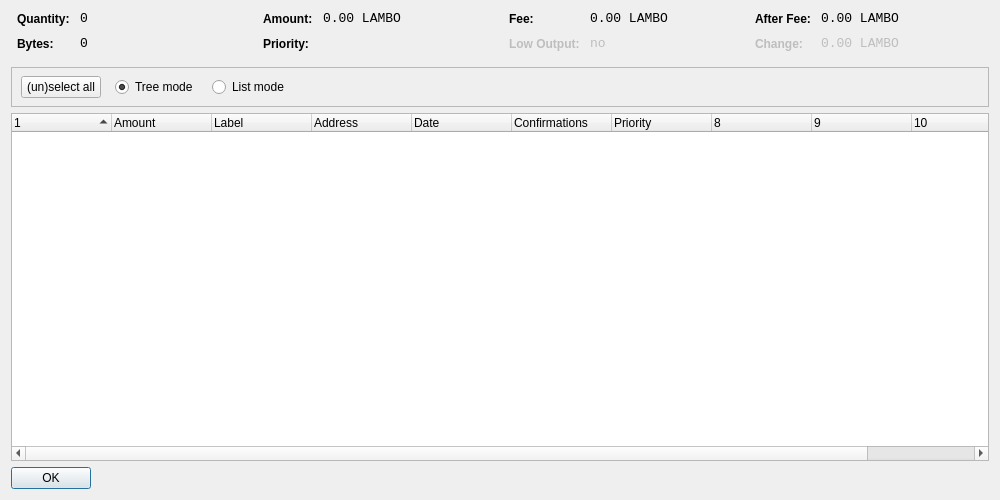
<?xml version="1.0" encoding="UTF-8"?>
<ui version="4.0">
 <class>CoinControlDialog</class>
 <widget class="QDialog" name="CoinControlDialog">
  <property name="geometry">
   <rect>
    <x>0</x>
    <y>0</y>
    <width>1000</width>
    <height>500</height>
   </rect>
  </property>
  <property name="windowTitle">
   <string>Coin Control</string>
  </property>
  <layout class="QVBoxLayout" name="verticalLayout">
   <item>
    <layout class="QHBoxLayout" name="horizontalLayoutTop" stretch="0,0,0,0">
     <property name="topMargin">
      <number>0</number>
     </property>
     <property name="bottomMargin">
      <number>10</number>
     </property>
     <item>
      <layout class="QFormLayout" name="formLayoutCoinControl1">
       <property name="horizontalSpacing">
        <number>10</number>
       </property>
       <property name="verticalSpacing">
        <number>10</number>
       </property>
       <property name="leftMargin">
        <number>6</number>
       </property>
       <property name="rightMargin">
        <number>6</number>
       </property>
       <item row="0" column="0">
        <widget class="QLabel" name="labelCoinControlQuantityText">
         <property name="styleSheet">
          <string notr="true">font-weight:bold;</string>
         </property>
         <property name="text">
          <string>Quantity:</string>
         </property>
        </widget>
       </item>
       <item row="0" column="1">
        <widget class="QLabel" name="labelCoinControlQuantity">
         <property name="font">
          <font>
           <family>Monospace</family>
           <pointsize>10</pointsize>
          </font>
         </property>
         <property name="cursor">
          <cursorShape>IBeamCursor</cursorShape>
         </property>
         <property name="contextMenuPolicy">
          <enum>Qt::ActionsContextMenu</enum>
         </property>
         <property name="text">
          <string notr="true">0</string>
         </property>
         <property name="textInteractionFlags">
          <set>Qt::LinksAccessibleByMouse|Qt::TextSelectableByKeyboard|Qt::TextSelectableByMouse</set>
         </property>
        </widget>
       </item>
       <item row="1" column="0">
        <widget class="QLabel" name="labelCoinControlBytesText">
         <property name="styleSheet">
          <string notr="true">font-weight:bold;</string>
         </property>
         <property name="text">
          <string>Bytes:</string>
         </property>
        </widget>
       </item>
       <item row="1" column="1">
        <widget class="QLabel" name="labelCoinControlBytes">
         <property name="font">
          <font>
           <family>Monospace</family>
           <pointsize>10</pointsize>
          </font>
         </property>
         <property name="cursor">
          <cursorShape>IBeamCursor</cursorShape>
         </property>
         <property name="contextMenuPolicy">
          <enum>Qt::ActionsContextMenu</enum>
         </property>
         <property name="text">
          <string notr="true">0</string>
         </property>
         <property name="textInteractionFlags">
          <set>Qt::LinksAccessibleByMouse|Qt::TextSelectableByKeyboard|Qt::TextSelectableByMouse</set>
         </property>
        </widget>
       </item>
      </layout>
     </item>
     <item>
      <layout class="QFormLayout" name="formLayoutCoinControl2">
       <property name="horizontalSpacing">
        <number>10</number>
       </property>
       <property name="verticalSpacing">
        <number>10</number>
       </property>
       <property name="leftMargin">
        <number>6</number>
       </property>
       <property name="rightMargin">
        <number>6</number>
       </property>
       <item row="0" column="0">
        <widget class="QLabel" name="labelCoinControlAmountText">
         <property name="styleSheet">
          <string notr="true">font-weight:bold;</string>
         </property>
         <property name="text">
          <string>Amount:</string>
         </property>
        </widget>
       </item>
       <item row="0" column="1">
        <widget class="QLabel" name="labelCoinControlAmount">
         <property name="font">
          <font>
           <family>Monospace</family>
           <pointsize>10</pointsize>
          </font>
         </property>
         <property name="cursor">
          <cursorShape>IBeamCursor</cursorShape>
         </property>
         <property name="contextMenuPolicy">
          <enum>Qt::ActionsContextMenu</enum>
         </property>
         <property name="text">
          <string notr="true">0.00 LAMBO</string>
         </property>
         <property name="textInteractionFlags">
          <set>Qt::LinksAccessibleByMouse|Qt::TextSelectableByKeyboard|Qt::TextSelectableByMouse</set>
         </property>
        </widget>
       </item>
       <item row="1" column="0">
        <widget class="QLabel" name="labelCoinControlPriorityText">
         <property name="styleSheet">
          <string notr="true">font-weight:bold;</string>
         </property>
         <property name="text">
          <string>Priority:</string>
         </property>
        </widget>
       </item>
       <item row="1" column="1">
        <widget class="QLabel" name="labelCoinControlPriority">
         <property name="font">
          <font>
           <family>Monospace</family>
           <pointsize>10</pointsize>
          </font>
         </property>
         <property name="cursor">
          <cursorShape>IBeamCursor</cursorShape>
         </property>
         <property name="contextMenuPolicy">
          <enum>Qt::ActionsContextMenu</enum>
         </property>
         <property name="text">
          <string/>
         </property>
         <property name="textInteractionFlags">
          <set>Qt::LinksAccessibleByMouse|Qt::TextSelectableByKeyboard|Qt::TextSelectableByMouse</set>
         </property>
        </widget>
       </item>
      </layout>
     </item>
     <item>
      <layout class="QFormLayout" name="formLayoutCoinControl3">
       <property name="horizontalSpacing">
        <number>10</number>
       </property>
       <property name="verticalSpacing">
        <number>10</number>
       </property>
       <property name="leftMargin">
        <number>6</number>
       </property>
       <property name="rightMargin">
        <number>6</number>
       </property>
       <item row="0" column="0">
        <widget class="QLabel" name="labelCoinControlFeeText">
         <property name="styleSheet">
          <string notr="true">font-weight:bold;</string>
         </property>
         <property name="text">
          <string>Fee:</string>
         </property>
        </widget>
       </item>
       <item row="0" column="1">
        <widget class="QLabel" name="labelCoinControlFee">
         <property name="font">
          <font>
           <family>Monospace</family>
           <pointsize>10</pointsize>
          </font>
         </property>
         <property name="cursor">
          <cursorShape>IBeamCursor</cursorShape>
         </property>
         <property name="contextMenuPolicy">
          <enum>Qt::ActionsContextMenu</enum>
         </property>
         <property name="text">
          <string notr="true">0.00 LAMBO</string>
         </property>
         <property name="textInteractionFlags">
          <set>Qt::LinksAccessibleByMouse|Qt::TextSelectableByKeyboard|Qt::TextSelectableByMouse</set>
         </property>
        </widget>
       </item>
       <item row="1" column="0">
        <widget class="QLabel" name="labelCoinControlLowOutputText">
         <property name="enabled">
          <bool>false</bool>
         </property>
         <property name="styleSheet">
          <string notr="true">font-weight:bold;</string>
         </property>
         <property name="text">
          <string>Low Output:</string>
         </property>
        </widget>
       </item>
       <item row="1" column="1">
        <widget class="QLabel" name="labelCoinControlLowOutput">
         <property name="enabled">
          <bool>false</bool>
         </property>
         <property name="font">
          <font>
           <family>Monospace</family>
           <pointsize>10</pointsize>
          </font>
         </property>
         <property name="cursor">
          <cursorShape>IBeamCursor</cursorShape>
         </property>
         <property name="contextMenuPolicy">
          <enum>Qt::ActionsContextMenu</enum>
         </property>
         <property name="text">
          <string notr="true">no</string>
         </property>
         <property name="textInteractionFlags">
          <set>Qt::LinksAccessibleByMouse|Qt::TextSelectableByKeyboard|Qt::TextSelectableByMouse</set>
         </property>
        </widget>
       </item>
      </layout>
     </item>
     <item>
      <layout class="QFormLayout" name="formLayoutCoinControl4">
       <property name="horizontalSpacing">
        <number>10</number>
       </property>
       <property name="verticalSpacing">
        <number>10</number>
       </property>
       <property name="leftMargin">
        <number>6</number>
       </property>
       <property name="rightMargin">
        <number>6</number>
       </property>
       <item row="0" column="0">
        <widget class="QLabel" name="labelCoinControlAfterFeeText">
         <property name="styleSheet">
          <string notr="true">font-weight:bold;</string>
         </property>
         <property name="text">
          <string>After Fee:</string>
         </property>
        </widget>
       </item>
       <item row="0" column="1">
        <widget class="QLabel" name="labelCoinControlAfterFee">
         <property name="font">
          <font>
           <family>Monospace</family>
           <pointsize>10</pointsize>
          </font>
         </property>
         <property name="cursor">
          <cursorShape>IBeamCursor</cursorShape>
         </property>
         <property name="contextMenuPolicy">
          <enum>Qt::ActionsContextMenu</enum>
         </property>
         <property name="text">
          <string notr="true">0.00 LAMBO</string>
         </property>
         <property name="textInteractionFlags">
          <set>Qt::LinksAccessibleByMouse|Qt::TextSelectableByKeyboard|Qt::TextSelectableByMouse</set>
         </property>
        </widget>
       </item>
       <item row="1" column="0">
        <widget class="QLabel" name="labelCoinControlChangeText">
         <property name="enabled">
          <bool>false</bool>
         </property>
         <property name="styleSheet">
          <string notr="true">font-weight:bold;</string>
         </property>
         <property name="text">
          <string>Change:</string>
         </property>
        </widget>
       </item>
       <item row="1" column="1">
        <widget class="QLabel" name="labelCoinControlChange">
         <property name="enabled">
          <bool>false</bool>
         </property>
         <property name="font">
          <font>
           <family>Monospace</family>
           <pointsize>10</pointsize>
          </font>
         </property>
         <property name="cursor">
          <cursorShape>IBeamCursor</cursorShape>
         </property>
         <property name="contextMenuPolicy">
          <enum>Qt::ActionsContextMenu</enum>
         </property>
         <property name="text">
          <string notr="true">0.00 LAMBO</string>
         </property>
         <property name="textInteractionFlags">
          <set>Qt::LinksAccessibleByMouse|Qt::TextSelectableByKeyboard|Qt::TextSelectableByMouse</set>
         </property>
        </widget>
       </item>
      </layout>
     </item>
    </layout>
   </item>
   <item>
    <widget class="QFrame" name="frame">
     <property name="minimumSize">
      <size>
       <width>0</width>
       <height>40</height>
      </size>
     </property>
     <property name="frameShape">
      <enum>QFrame::StyledPanel</enum>
     </property>
     <property name="frameShadow">
      <enum>QFrame::Sunken</enum>
     </property>
     <widget class="QWidget" name="horizontalLayoutWidget">
      <property name="geometry">
       <rect>
        <x>10</x>
        <y>0</y>
        <width>781</width>
        <height>41</height>
       </rect>
      </property>
      <layout class="QHBoxLayout" name="horizontalLayoutPanel" stretch="0,0,0,0,0">
       <property name="spacing">
        <number>14</number>
       </property>
       <item>
        <widget class="QPushButton" name="pushButtonSelectAll">
         <property name="sizePolicy">
          <sizepolicy hsizetype="Maximum" vsizetype="Fixed">
           <horstretch>0</horstretch>
           <verstretch>0</verstretch>
          </sizepolicy>
         </property>
         <property name="text">
          <string>(un)select all</string>
         </property>
        </widget>
       </item>
       <item>
        <widget class="QRadioButton" name="radioTreeMode">
         <property name="sizePolicy">
          <sizepolicy hsizetype="Maximum" vsizetype="Fixed">
           <horstretch>0</horstretch>
           <verstretch>0</verstretch>
          </sizepolicy>
         </property>
         <property name="text">
          <string>Tree mode</string>
         </property>
         <property name="checked">
          <bool>true</bool>
         </property>
        </widget>
       </item>
       <item>
        <widget class="QRadioButton" name="radioListMode">
         <property name="sizePolicy">
          <sizepolicy hsizetype="Maximum" vsizetype="Fixed">
           <horstretch>0</horstretch>
           <verstretch>0</verstretch>
          </sizepolicy>
         </property>
         <property name="text">
          <string>List mode</string>
         </property>
        </widget>
       </item>
       <item>
        <spacer name="horizontalSpacer">
         <property name="orientation">
          <enum>Qt::Horizontal</enum>
         </property>
         <property name="sizeHint" stdset="0">
          <size>
           <width>40</width>
           <height>20</height>
          </size>
         </property>
        </spacer>
       </item>
      </layout>
     </widget>
    </widget>
   </item>
   <item>
    <widget class="CoinControlTreeWidget" name="treeWidget">
     <property name="contextMenuPolicy">
      <enum>Qt::CustomContextMenu</enum>
     </property>
     <property name="sortingEnabled">
      <bool>false</bool>
     </property>
     <property name="columnCount">
      <number>11</number>
     </property>
     <attribute name="headerShowSortIndicator" stdset="0">
      <bool>true</bool>
     </attribute>
     <attribute name="headerStretchLastSection">
      <bool>false</bool>
     </attribute>
     <column>
      <property name="text">
       <string/>
      </property>
     </column>
     <column>
      <property name="text">
       <string>Amount</string>
      </property>
     </column>
     <column>
      <property name="text">
       <string>Label</string>
      </property>
     </column>
     <column>
      <property name="text">
       <string>Address</string>
      </property>
     </column>
     <column>
      <property name="text">
       <string>Date</string>
      </property>
     </column>
     <column>
      <property name="text">
       <string>Confirmations</string>
      </property>
      <property name="toolTip">
       <string>Confirmed</string>
      </property>
     </column>
     <column>
      <property name="text">
       <string>Priority</string>
      </property>
     </column>
     <column>
      <property name="text">
       <string/>
      </property>
     </column>
     <column>
      <property name="text">
       <string/>
      </property>
     </column>
     <column>
      <property name="text">
       <string/>
      </property>
     </column>
     <column>
      <property name="text">
       <string/>
      </property>
     </column>
    </widget>
   </item>
   <item>
    <widget class="QDialogButtonBox" name="buttonBox">
     <property name="sizePolicy">
      <sizepolicy hsizetype="Maximum" vsizetype="Fixed">
       <horstretch>0</horstretch>
       <verstretch>0</verstretch>
      </sizepolicy>
     </property>
     <property name="orientation">
      <enum>Qt::Horizontal</enum>
     </property>
     <property name="standardButtons">
      <set>QDialogButtonBox::Ok</set>
     </property>
    </widget>
   </item>
  </layout>
 </widget>
 <customwidgets>
  <customwidget>
   <class>CoinControlTreeWidget</class>
   <extends>QTreeWidget</extends>
   <header>coincontroltreewidget.h</header>
  </customwidget>
 </customwidgets>
 <resources/>
 <connections/>
</ui>
